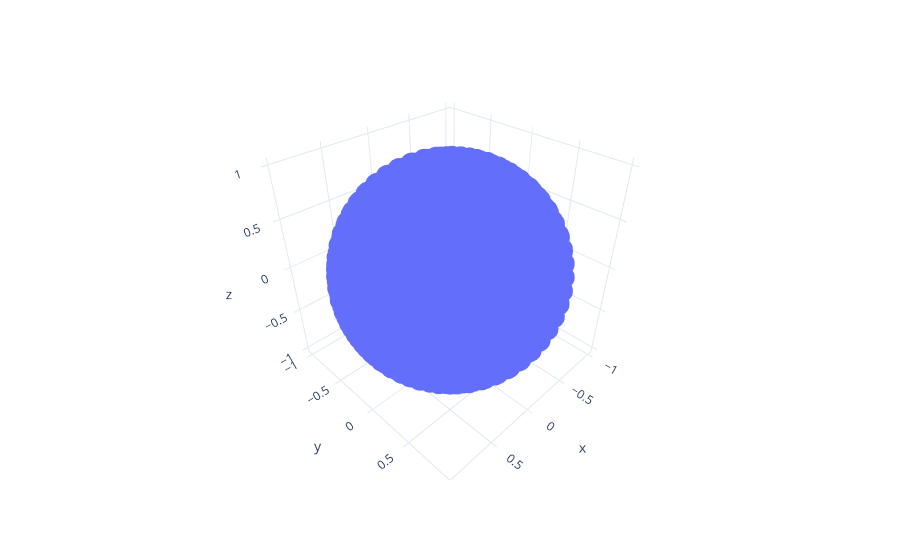

The notebook cell this image was saved under:
### Code cell
#https://stackoverflow.com/questions/9600801/evenly-distributing-n-points-on-a-sphere
#Create n evenly distributed points on a sphere

num_pts = 1000
indices = np.arange(0, num_pts, dtype=float) + 0.5

theta = np.arccos(1 - 2*indices/num_pts)
phi = (np.pi * (1 + 5**0.5) * indices)%(2*np.pi)
coords=[]

for theta_elem,phi_elem in zip(theta,phi):
    coords.append((theta_elem,phi_elem))

x, y, z = np.cos(phi) * np.sin(theta), np.sin(phi) * np.sin(theta), np.cos(theta);

# Plot the surface.
df = px.data.iris()
fig = px.scatter_3d(df, x, y, z, template="plotly_white")

fig.show()
target_points=np.array(coords)
# save the data, optional
np.savetxt("target_points_ibmq_santiago.csv",target_points)

### Figure 1 — Plotly figure (JSON) as saved in the notebook; plotly's stock layout.template omitted (floating-point values rounded to 4 significant figures; data arrays with more than 128 entries replaced by an {"elided": "..."} marker saying what was removed)
{"data": [{"hovertemplate": "x=%{x}<br>y=%{y}<br>z=%{z}<extra></extra>", "legendgroup": "", "marker": {"color": "#636efa", "symbol": "circle"}, "mode": "markers", "name": "", "scene": "scene", "showlegend": false, "type": "scatter3d", "x": {"elided": "1000 float values"}, "y": {"elided": "1000 float values"}, "z": {"elided": "1000 float values"}}], "layout": {"legend": {"tracegroupgap": 0}, "margin": {"t": 60}, "scene": {"domain": {"x": [0, 1], "y": [0, 1]}, "xaxis": {"title": {"text": "x"}}, "yaxis": {"title": {"text": "y"}}, "zaxis": {"title": {"text": "z"}}}}}
